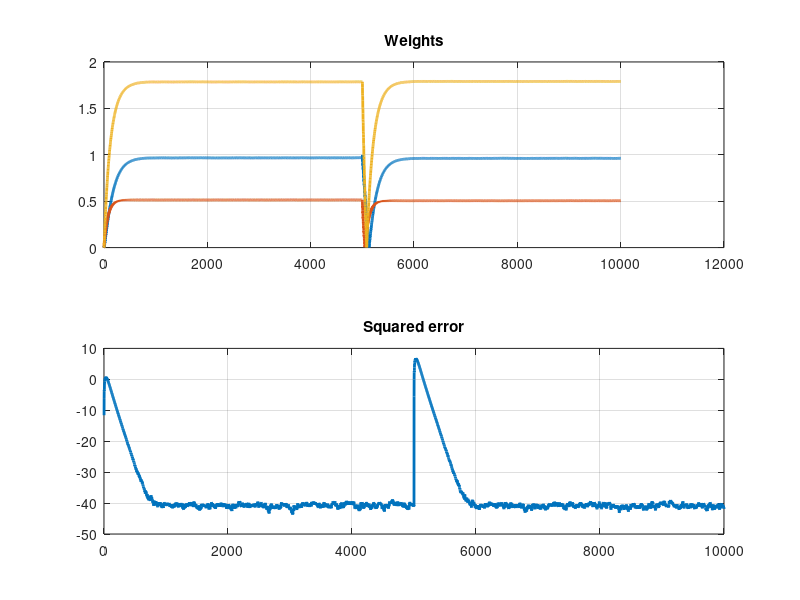
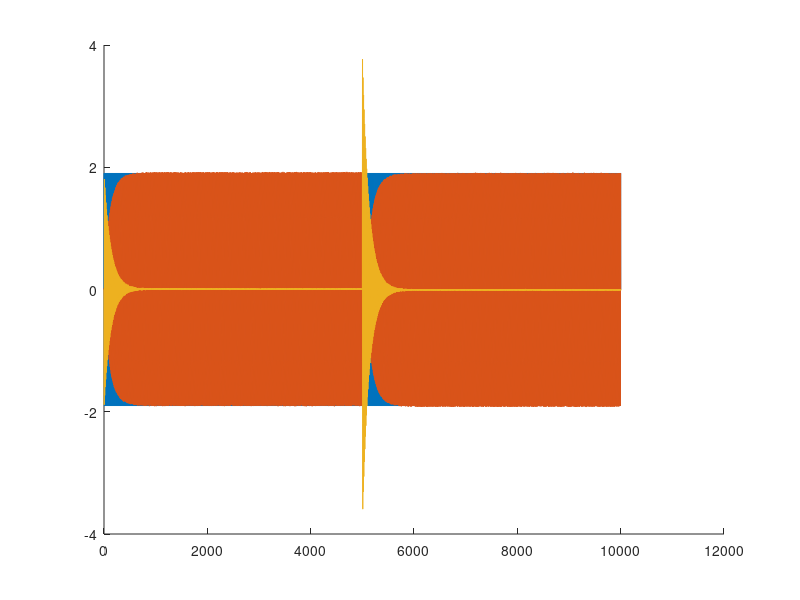

Write MATLAB code to recreate these figures, in order.
% SPAA ex 5
% Rui Oliveira
% map-tele 2020

clc;
clear all;
close all;

%% Configuration
T = 10000;
omega = 0.2*pi;
mu = 0.01;
n = 3;
sigm = 0.01;

%% Signals
tvec = 0:T+1;
x = cos(omega*tvec)+sigm*rand(1,T+2);

d1 = x(2:end); % For the delay by one
% Or the second case
A = 2;
d2 = sin(omega*tvec).*(A*(tvec<T/2)-A*(tvec>=T/2)); 

% And remove the ones I put extra
x = x(1:end-1); 
tvec = tvec(1:end-1);
d2 = d2(1:end-1);

% Select here which one
d = d2;

%% Simulation
% This is for storing the results
W = zeros(T + 2, n); % Weights
xx = zeros(1, n); % Tapped delay line signals
e = zeros(T+1, 1); % Error
ys = zeros(1, T+1); % Computed signal

epsi = 1e-300; % Divison by zero protection

for t = 1:T+1
    xx = [x(t) xx(1:n-1)]; % Tapped delay line signals
    
    y = W(t, :) * xx'; % Estimate the signal
    ys(t) = y;
    e(t) = d(t) - y; % Compute the error
    
    % Step into the next weights
    W(t + 1, :) = W(t, :) + 2 * mu * xx * e(t) / (epsi + xx * xx');

end % for t

lambda = 0.95;
err = filter(1 - lambda, [1 -lambda], abs(e).^2);

%% Plots
figure(1);
subplot(2,1,1);
plot(0:T+1,abs(W),'Linewidth',2);
title('Weights');
grid on
subplot(2,1,2);
plot(0:T,10*log10(err),'Linewidth',2);
title('Squared error');
grid on

figure(2); hold on;
plot(d);
plot(ys);
plot(ys-d);